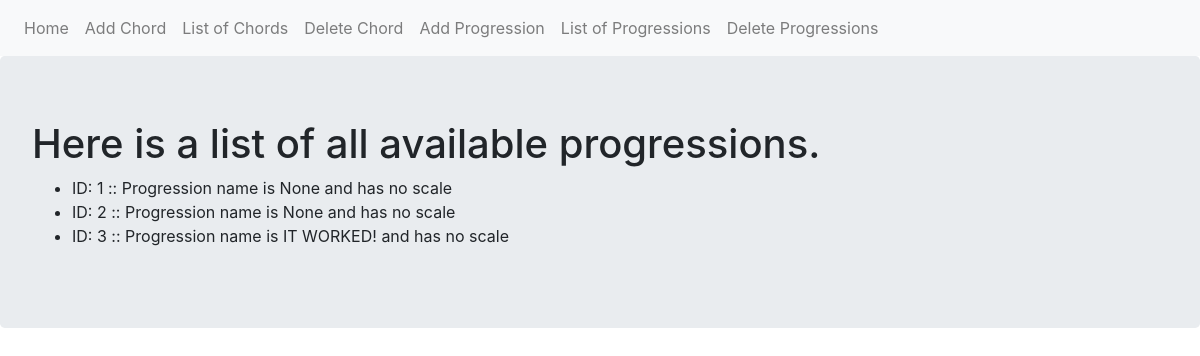
The page /progressions/list_progressions on the database its author committed.
### myproject/models.py (models this page shows, shortened)
class Progression(db.Model):
        __tablename__ = 'progressions'
        id = db.Column(db.Integer,primary_key = True)
        progression = db.Column(db.Text)
        def __repr__(self):
            return f"Progression name is {self.progression} and has no scale"

### myproject/progressions/views.py (the view)
@progressions_blueprint.route('/list_progressions')
def list():
    progressions = Progression.query.all()
    return render_template('list_progressions.html', progressions=progressions)

### myproject/progressions/templates/progressions/list_progressions.html
{% extends "base.html" %}
{% block content %}
<div class="jumbotron">
  <h1>Here is a list of all available progressions.</h1>
  <ul>
    {% for chord in progressions  %}
    <li>ID: {{chord.id}} :: {{chord}}</li>
    {% endfor %}
  </ul>
</div>
{% endblock %}

### rows shown on the page
Progression: id "1", progression "Progression name is None and has no scale"
Progression: id "2", progression "Progression name is None and has no scale"
Progression: id "3", progression "Progression name is IT WORKED! and has no scale"
